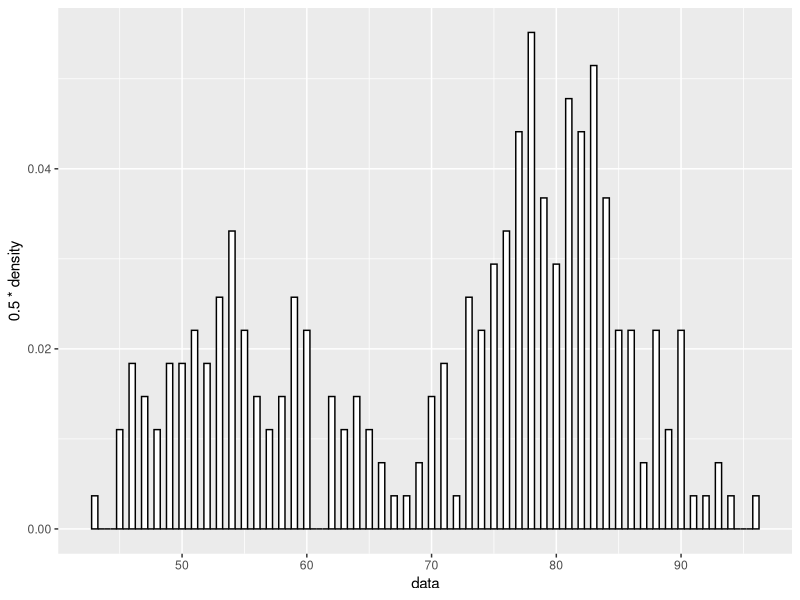

Write the R code that produced this figure.
library(ggplot2)
library(RColorBrewer)
library(mixtools)

NUM_COMPONENTS <- 2

set.seed(12345) # for reproducibility

data <- faithful$waiting # use R built-in data

# extract 'k' components from mixed distribution 'data'
mix.info <- normalmixEM(data, k = NUM_COMPONENTS,
                        maxit = 100, epsilon = 0.01)
summary(mix.info)

numComponents <- length(mix.info$sigma)
message("Extracted number of component distributions: ",
        numComponents)

calc.components <- function(x, mix, comp.number) {
  
  mix$lambda[comp.number] *
    dnorm(x, mean = mix$mu[comp.number], sd = mix$sigma[comp.number])
}

g <- ggplot(data.frame(x = data)) +
  geom_histogram(aes(x = data, y = 0.5 * ..density..),
                 fill = "white", color = "black", binwidth = 0.5)

# we could select needed number of colors randomly:
#DISTRIB_COLORS <- sample(colors(), numComponents)

# or, better, use a palette with more color differentiation:
DISTRIB_COLORS <- brewer.pal(numComponents, "Set1")

distComps <- lapply(seq(numComponents), function(i)
  stat_function(fun = calc.components,
                arg = list(mix = mix.info, comp.number = i),
                geom = "line", # use alpha=.5 for "polygon"
                size = 2,
                color = DISTRIB_COLORS[i]))
print(g + distComps)
